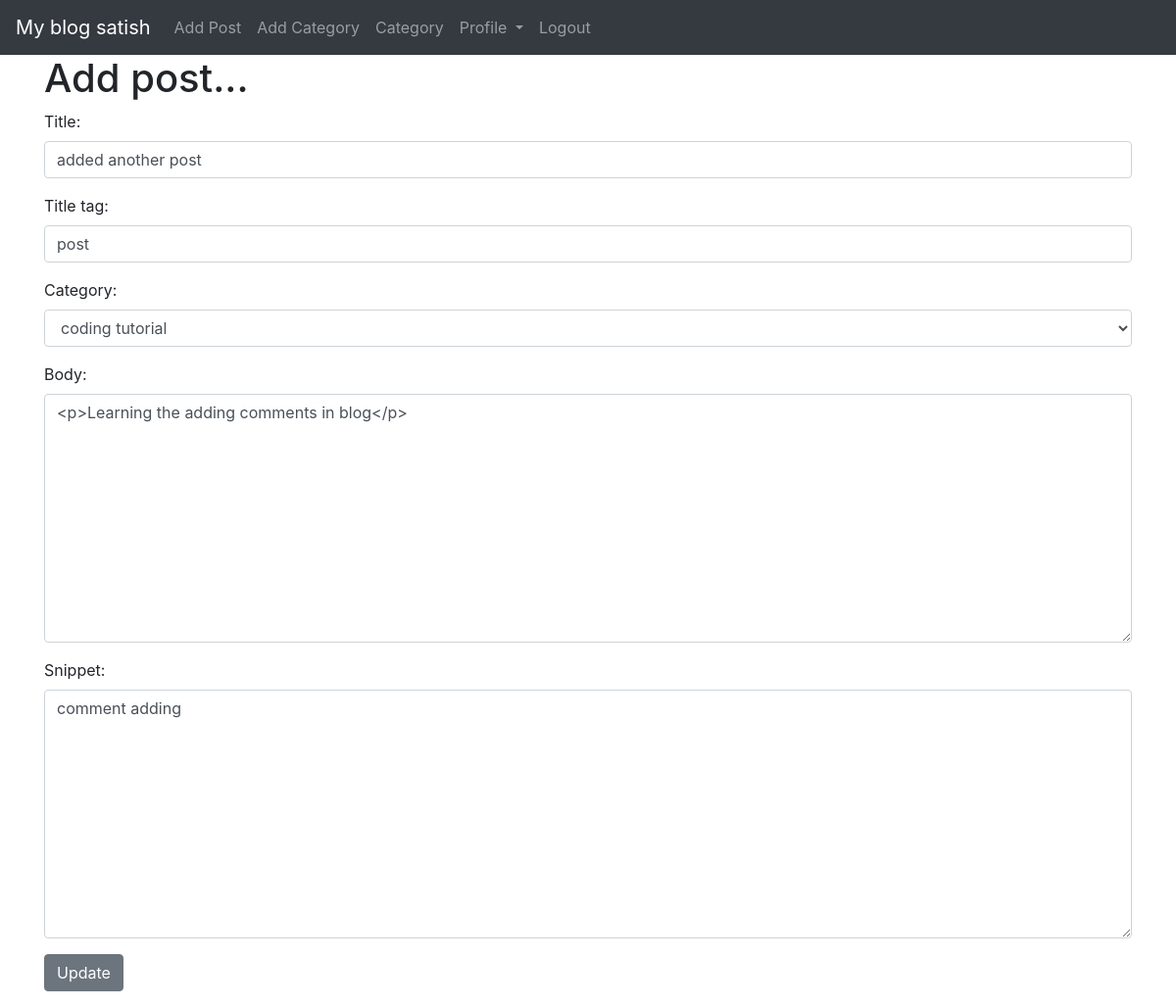
The page /article/edit/39 (signed in) on the database its author committed.
### theblog/models.py (models this page shows, shortened)
class Post(models.Model):
    title = models.CharField(max_length=255)
    title_tag = models.CharField(max_length=60)
    author = models.ForeignKey(User,on_delete=models.CASCADE)
    category = models.CharField(max_length=100)
    body = RichTextField(blank=True,null=True)
    post_date = models.DateField(auto_now_add=True)
    snippet = models.CharField(max_length=300)
    likes = models.ManyToManyField(User, related_name="blog_post")
    header_image = models.ImageField(null=True, blank=True , upload_to="image/")

### theblog/views.py (the view)
# urls.py: path('article/edit/<int:pk>', UpdatePost.as_view() ,name="update" ),
class UpdatePost(UpdateView):
    model = Post
    form_class = editForm
    template_name = 'editPost.html'

### theblog/form.py
class editForm(forms.ModelForm):
    class Meta:
        model = Post
        fields = ('title','title_tag','category','body','snippet')
        widgets = {
            'title': forms.TextInput(attrs={'class':'form-control'}),
            'title_tag': forms.TextInput(attrs={'class':'form-control'}),
            'category': forms.Select(choices=choice_list, attrs={'class':'form-control'}),
            'body': forms.Textarea(attrs={'class':'form-control'}),
            'snippet': forms.Textarea(attrs={'class':'form-control'}),
        }

### theblog/templates/editPost.html (shortened to what this page needs)
{% extends 'base.html' %}
{% block content %}
{% if user.is_authenticated and user.id == post.author.id %}
    <h1>Add post...</h1>
    <div class="form-group">
        <form method="POST">
            {{form.as_p}}
            <button class="btn btn-secondary">Update</button>
        </form>
    </div>
{% elif user.is_authenticated %}
    <p>You are denial edit these post</p>
{% else %}
    <p>Login is required</p>
    <a href="{% url 'login' %}">Login Page!</a>
{% endif %}
{% endblock %}

### theblog/templates/base.html (shortened to what this page needs)
<!DOCTYPE html>
<html lang="en">
  <head>
    <link rel="stylesheet" href="https://stackpath.bootstrapcdn.com/bootstrap/4.5.2/css/bootstrap.min.css">
  </head>
  <body>
    <nav class="navbar navbar-expand-lg navbar-dark bg-dark">
        <a class="navbar-brand" href="{% url 'home:home' %}">My blog
          {% if user.is_authenticated %}
            {{user.username}}
          {% endif %}
        </a>
        <div class="collapse navbar-collapse" id="navbarSupportedContent">
          <ul class="navbar-nav mr-auto">
            {% if user.is_authenticated %}
              <li class="nav-item">
                <a class="nav-link" href="{% url 'home:addPost' %}">Add Post</a>
              </li>
              <li class="nav-item">
                <a class="nav-link" href="{% url 'home:addCategory' %}">Add Category</a>
              </li>
              <li class="nav-item">
                <a class="nav-link" href="{% url 'home:category' %}">Category</a>
              </li>
              <li class="nav-item dropdown">
                <a class="nav-link dropdown-toggle" href="#" id="navbarDropdown" role="button" data-toggle="dropdown" aria-haspopup="true" aria-expanded="false">
                  Profile
                </a>
                </li>
              <li class="nav-item">
                <a class="nav-link" href="{% url 'logout' %}">Logout</a>
              </li>
            {% endif %}
          </ul>
        </div>
      </nav>
    <div class="container">
        {% block content %}
        {% endblock %}
    </div>
  </body>
</html>

### rows shown on the page
Post: title "added another post", title_tag "post", category "coding tutorial", body "<p>Learning the adding comments in blog</p>", snippet "comment adding"

### other values the page prints
{{ user.username }} "satish"
